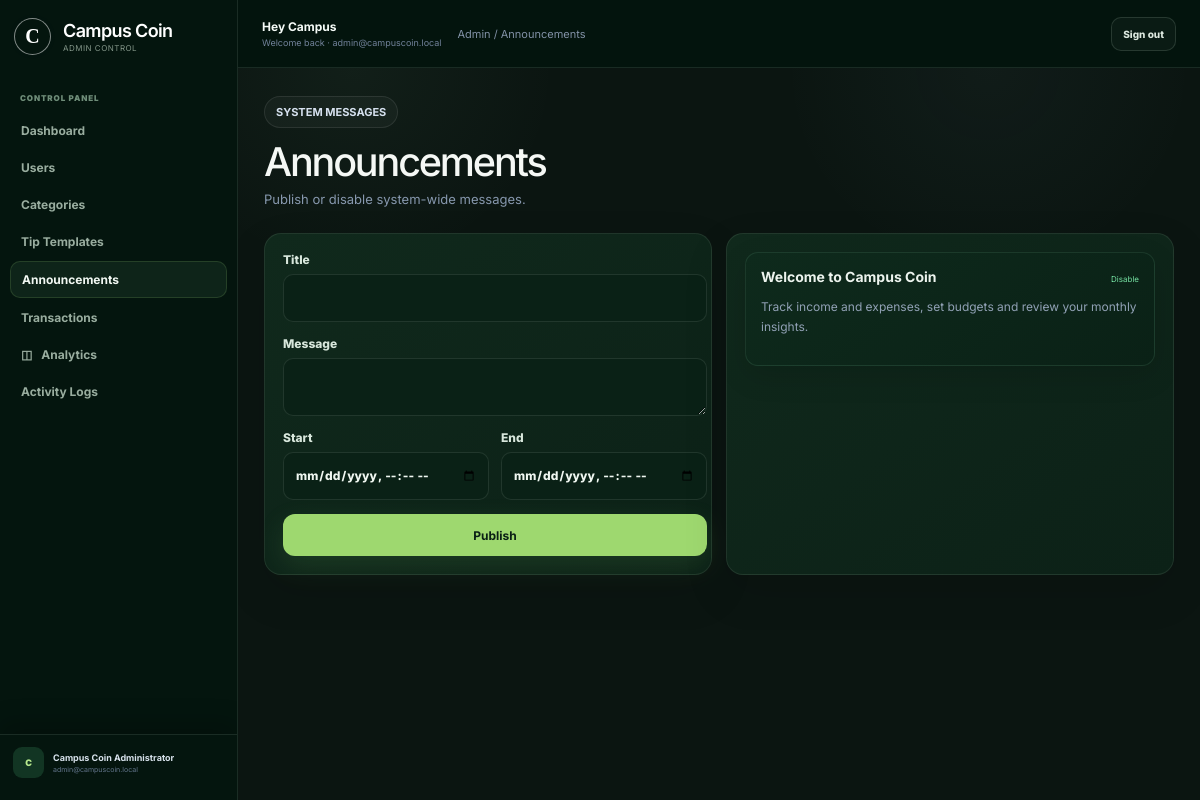
The page /admin/announcements.php (signed in) on the database its author committed.
### tables this page shows
CREATE TABLE users (
    user_id BIGINT UNSIGNED AUTO_INCREMENT PRIMARY KEY,
    role ENUM('student', 'admin') NOT NULL DEFAULT 'student',
    name VARCHAR(120) NOT NULL,
    email VARCHAR(190) NOT NULL,
    password_hash VARCHAR(255) NOT NULL,
    academic_year VARCHAR(50) NULL,
    monthly_allowance_baseline DECIMAL(12,2) NULL,
    monthly_savings_goal DECIMAL(12,2) NULL,
    status ENUM('pending', 'active', 'disabled') NOT NULL DEFAULT 'pending',
    email_verified_at DATETIME NULL,
    last_login_at DATETIME NULL,
    created_at DATETIME NOT NULL DEFAULT CURRENT_TIMESTAMP,
    updated_at DATETIME NOT NULL DEFAULT CURRENT_TIMESTAMP ON UPDATE CURRENT_TIMESTAMP,
    CONSTRAINT uq_users_email UNIQUE (email),
    CONSTRAINT chk_users_allowance CHECK (
        monthly_allowance_baseline IS NULL OR monthly_allowance_baseline >= 0
    ),
    CONSTRAINT chk_users_savings_goal CHECK (
        monthly_savings_goal IS NULL OR monthly_savings_goal >= 0
    )
);

CREATE TABLE announcements (
    announcement_id BIGINT UNSIGNED AUTO_INCREMENT PRIMARY KEY,
    created_by_user_id BIGINT UNSIGNED NULL,
    title VARCHAR(180) NOT NULL,
    message TEXT NOT NULL,
    starts_at DATETIME NULL,
    ends_at DATETIME NULL,
    is_active BOOLEAN NOT NULL DEFAULT TRUE,
    created_at DATETIME NOT NULL DEFAULT CURRENT_TIMESTAMP,
    updated_at DATETIME NOT NULL DEFAULT CURRENT_TIMESTAMP ON UPDATE CURRENT_TIMESTAMP,
    CONSTRAINT chk_announcements_dates CHECK (
        ends_at IS NULL OR starts_at IS NULL OR ends_at >= starts_at
    ),
    CONSTRAINT fk_announcements_creator
        FOREIGN KEY (created_by_user_id) REFERENCES users(user_id)
        ON DELETE SET NULL ON UPDATE CASCADE,
    INDEX idx_announcements_active (is_active, starts_at, ends_at)
);

### includes/bootstrap.php (called while the page is built, shortened)
<?php
require_once __DIR__ . "/../config/database.php";
function e(?string $v): string{return htmlspecialchars($v??"",ENT_QUOTES,"UTF-8");}
function url(string $path=""): string{
    $path = preg_replace("#^(?:\.\./|\./)+#", "", $path) ?? $path;
    return rtrim(BASE_URL,"/")."/".ltrim($path,"/");
}
function asset_url(string $path): string{
    $asset = url($path);
    $relative = ltrim(preg_replace("#^(?:\.\./|\./)+#", "", $path) ?? $path, "/");
    $file = dirname(__DIR__) . "/" . $relative;
    if (is_file($file)) {
        $version = (string) @filemtime($file);
        if ($version !== "") {
            $asset .= (str_contains($asset, "?") ? "&" : "?") . "v=" . rawurlencode($version);
        }
    }
    return $asset;
}
function current_user():?array{return $_SESSION["user"]??null;}
function require_login():void{if(!current_user())redirect("login.php");if(!empty($_SESSION["last_activity"])&&time()-(int)$_SESSION["last_activity"]>SESSION_TIMEOUT){logout_user();redirect("login.php?timeout=1");}$_SESSION["last_activity"]=time();$s=db()->prepare("SELECT user_id,role,name,email,status FROM users WHERE user_id=? LIMIT 1");$s->execute([current_user()["user_id"]]);$u=$s->fetch();if(!$u||$u["status"]!=="active"){logout_user();redirect("login.php?disabled=1");}$_SESSION["user"]["name"]=$u["name"];$_SESSION["user"]["email"]=$u["email"];$_SESSION["user"]["role"]=$u["role"];}
function require_admin():void{require_login();if(current_user()["role"]!=="admin")redirect("student/dashboard.php");}

### config/database.php (called while the page is built, shortened)
<?php
function db(): PDO
{
    static $pdo = null;
    if ($pdo instanceof PDO) {
        return $pdo;
    }
    $host = '127.0.0.1';
    $port = '3306';
    $database = 'campus_coin';
    $username = 'root';
    $password = '';
    $dsn = "mysql:host={$host};port={$port};dbname={$database};charset=utf8mb4";
    $pdo = new PDO($dsn, $username, $password, [
        PDO::ATTR_ERRMODE            => PDO::ERRMODE_EXCEPTION,
        PDO::ATTR_DEFAULT_FETCH_MODE => PDO::FETCH_ASSOC,
        PDO::ATTR_EMULATE_PREPARES   => false,
    ]);
    return $pdo;
}

### admin/announcements.php (the view)
<?php declare(strict_types=1);require __DIR__.'/../includes/bootstrap.php';require_admin();$aid=(int)current_user()['user_id'];if($_SERVER['REQUEST_METHOD']==='POST'){verify_csrf($_POST['csrf_token']??null);if(($_POST['action']??'')==='save')db()->prepare('INSERT INTO announcements(created_by_user_id,title,message,starts_at,ends_at,is_active) VALUES(?,?,?,?,?,TRUE)')->execute([$aid,trim($_POST['title']),trim($_POST['message']),$_POST['starts_at']?:null,$_POST['ends_at']?:null]);else db()->prepare('UPDATE announcements SET is_active=IF(is_active=1,0,1) WHERE announcement_id=?')->execute([(int)$_POST['announcement_id']]);flash('success','Announcement updated.');redirect('admin/announcements.php');}$rows=db()->query('SELECT * FROM announcements ORDER BY created_at DESC')->fetchAll();$pageTitle='Announcements';$activePage='announcements';require __DIR__.'/../includes/app_header.php';?><section class="page-head"><div><span class="eyebrow">SYSTEM MESSAGES</span><h1>Announcements</h1><p>Publish or disable system-wide messages.</p></div></section><div class="two-column"><section class="panel"><form class="form" method="post"><input type="hidden" name="csrf_token" value="<?=e(csrf_token())?>"><input type="hidden" name="action" value="save"><label>Title<input class="input" name="title" required></label><label>Message<textarea class="input" rows="4" name="message" required></textarea></label><div class="form-grid two"><label>Start<input class="input" type="datetime-local" name="starts_at"></label><label>End<input class="input" type="datetime-local" name="ends_at"></label></div><button class="btn btn-primary">Publish</button></form></section><section class="panel"><?php foreach($rows as$a):?><div class="saved-card"><div class="row-between"><strong><?=e($a['title'])?></strong><form method="post"><input type="hidden" name="csrf_token" value="<?=e(csrf_token())?>"><input type="hidden" name="announcement_id" value="<?=$a['announcement_id']?>"><input type="hidden" name="action" value="toggle"><button class="text-button"><?=$a['is_active']?'Disable':'Enable'?></button></form></div><p><?=e($a['message'])?></p></div><?php endforeach;?></section></div><?php require __DIR__.'/../includes/footer.php';?>

### includes/app_header.php (shortened to what this page needs)
<?php
require_once __DIR__ . '/bootstrap.php';
$user = current_user();
$pageTitle = $pageTitle ?? APP_NAME;
$activePage = $activePage ?? 'dashboard';
$role = $user['role'];
if ($role === 'student') {
    $pref = db()->prepare('SELECT dark_mode,font_size,currency_code FROM user_preferences WHERE user_id=? LIMIT 1');
    $pref->execute([(int)$user['user_id']]);
    $prefs = $pref->fetch();
    if (!$prefs) {
        db()->prepare('INSERT INTO user_preferences(user_id,dark_mode,font_size,currency_code) VALUES(?,1,"medium","PKR")')
            ->execute([(int)$user['user_id']]);
        $prefs = ['dark_mode'=>1,'font_size'=>'medium','currency_code'=>'PKR'];
    }
} else {
    $prefs = ['dark_mode'=>1,'font_size'=>'medium','currency_code'=>'PKR'];
}
$themeClass = !empty($prefs['dark_mode']) ? 'theme-dark' : 'theme-light';
$fontClass = 'font-' . ($prefs['font_size'] ?? 'medium');
?>
<!doctype html>
<html lang="en">
<head>
<link rel="stylesheet" href="<?= e(asset_url('assets/css/app.css')) ?>">
</head>
<body class="app-body <?= e($themeClass.' '.$fontClass) ?>">
<div class="app-shell">
<aside class="sidebar" id="sidebar">
    <div class="sidebar-brand">
        <a class="brand" href="<?= e(url($role==='admin'?'admin/dashboard.php':'student/dashboard.php')) ?>">
            <span class="brand-mark" aria-hidden="true">C</span>
            <span><strong>Campus Coin</strong><small><?= $role==='admin'?'Admin Control':'Student Finance' ?></small></span>
        </a>
    </div>
    <div class="sidebar-scroll" data-sidebar-scroll>
    <?php if ($role === 'student'): ?>
    <div class="nav-group">
        <span>OVERVIEW</span>
        <a class="<?= $activePage==='dashboard'?'active':'' ?>" href="<?= e(url('student/dashboard.php')) ?>"><span>Dashboard</span></a>
        <a class="<?= $activePage==='transactions'?'active':'' ?>" href="<?= e(url('student/transactions.php')) ?>"><span>Transactions</span></a>
        <a class="<?= $activePage==='reports'?'active':'' ?>" href="<?= e(url('student/reports.php')) ?>"><span>Reports</span></a>
        <a class="<?= $activePage==='insights'?'active':'' ?>" href="<?= e(url('student/insights.php')) ?>"><span>AI Insights</span></a>
    </div>
    <div class="nav-group">
        <span>PLAN &amp; IMPROVE</span>
        <a class="<?= $activePage==='budgets'?'active':'' ?>" href="<?= e(url('student/budgets.php')) ?>"><span>Budgets</span></a>
        <a class="<?= $activePage==='tips'?'active':'' ?>" href="<?= e(url('student/saving-tips.php')) ?>"><span>Saving Tips</span></a>
        <a class="<?= $activePage==='health'?'active':'' ?>" href="<?= e(url('student/financial-health.php')) ?>"><span>Health Score</span></a>
        <a class="<?= $activePage==='forecast'?'active':'' ?>" href="<?= e(url('student/forecast.php')) ?>"><span>Forecast</span></a>
        <a class="<?= $activePage==='alerts'?'active':'' ?>" href="<?= e(url('student/smart-alerts.php')) ?>"><span>Smart Alerts</span></a>
        <a class="<?= $activePage==='calendar'?'active':'' ?>" href="<?= e(url('student/calendar.php')) ?>"><span>Calendar</span></a>
    </div>
    <div class="nav-group">
        <span>ORGANIZE</span>
        <a class="<?= $activePage==='categories'?'active':'' ?>" href="<?= e(url('student/categories.php')) ?>"><span>Categories</span></a>
        <a class="<?= $activePage==='import'?'active':'' ?>" href="<?= e(url('student/import.php')) ?>"><span>CSV Example</span></a>
        <a class="<?= $activePage==='recurring'?'active':'' ?>" href="<?= e(url('student/recurring.php')) ?>"><span>Recurring</span></a>
    </div>
    <div class="nav-group">
        <span>PERSONAL</span>
        <a class="<?= $activePage==='bookmarks'?'active':'' ?>" href="<?= e(url('student/bookmarks.php')) ?>"><span>Bookmarks</span></a>
        <a class="<?= $activePage==='notes'?'active':'' ?>" href="<?= e(url('student/notes.php')) ?>"><span>Notes</span></a>
        <a class="<?= $activePage==='notifications'?'active':'' ?>" href="<?= e(url('student/notifications.php')) ?>"><span>Notifications</span></a>
        <a class="<?= $activePage==='profile'?'active':'' ?>" href="<?= e(url('student/profile.php')) ?>">◎ <span>Profile</span></a>
        <a class="<?= $activePage==='settings'?'active':'' ?>" href="<?= e(url('student/settings.php')) ?>"><span>Settings</span></a>
    </div>
    <?php else: ?>
    <div class="nav-group">
        <span>CONTROL PANEL</span>
        <a class="<?= $activePage==='dashboard'?'active':'' ?>" href="<?= e(url('admin/dashboard.php')) ?>"><span>Dashboard</span></a>
        <a class="<?= $activePage==='users'?'active':'' ?>" href="<?= e(url('admin/users.php')) ?>"><span>Users</span></a>
        <a class="<?= $activePage==='categories'?'active':'' ?>" href="<?= e(url('admin/categories.php')) ?>"><span>Categories</span></a>
        <a class="<?= $activePage==='tips'?'active':'' ?>" href="<?= e(url('admin/tips.php')) ?>"> <span>Tip Templates</span></a>
        <a class="<?= $activePage==='announcements'?'active':'' ?>" href="<?= e(url('admin/announcements.php')) ?>"><span>Announcements</span></a>
        <a class="<?= $activePage==='transactions'?'active':'' ?>" href="<?= e(url('admin/transactions.php')) ?>"><span>Transactions</span></a>
        <a class="<?= $activePage==='analytics'?'active':'' ?>" href="<?= e(url('admin/analytics.php')) ?>">◫ <span>Analytics</span></a>
        <a class="<?= $activePage==='activity'?'active':'' ?>" href="<?= e(url('admin/activity.php')) ?>"><span>Activity Logs</span></a>
    </div>
    <?php endif; ?>
    </div>
    <div class="sidebar-footer">
        <a class="profile-mini" href="<?= e(url($role==='admin'?'admin/dashboard.php':'student/profile.php')) ?>">
            <span class="avatar"><?= e(strtoupper(substr($user['name'],0,1))) ?></span>
            <span><strong><?= e($user['name']) ?></strong><small><?= e($user['email']) ?></small></span>
        </a>
    </div>
</aside>
<div class="app-main">
<header class="app-top">
    <div class="topbar-left">
        <div class="app-greeting">
            <strong>Hey <?= e(explode(' ', trim($user['name']))[0] ?: $user['name']) ?></strong>
            <span>Welcome back · <?= e($user['email']) ?></span>
        </div>
        <div class="crumb"><?= e($role==='admin'?'Admin':'Campus Coin') ?> <span>/</span> <?= e($pageTitle) ?></div>
    </div>
    <div class="top-actions">
        <a class="top-signout" href="<?= e(url('auth/logout.php')) ?>">Sign out</a>
    </div>
</header>
<main class="app-content">

### rows shown on the page
users: name "C", name "Campus Coin Administrator", email "admin@campuscoin.local", name "Campus", role "Admin"
announcements: title "Welcome to Campus Coin", is_active "Disable", message "Track income and expenses, set budgets and review your monthly insights."

### other values the page prints
$pageTitle "Announcements"
